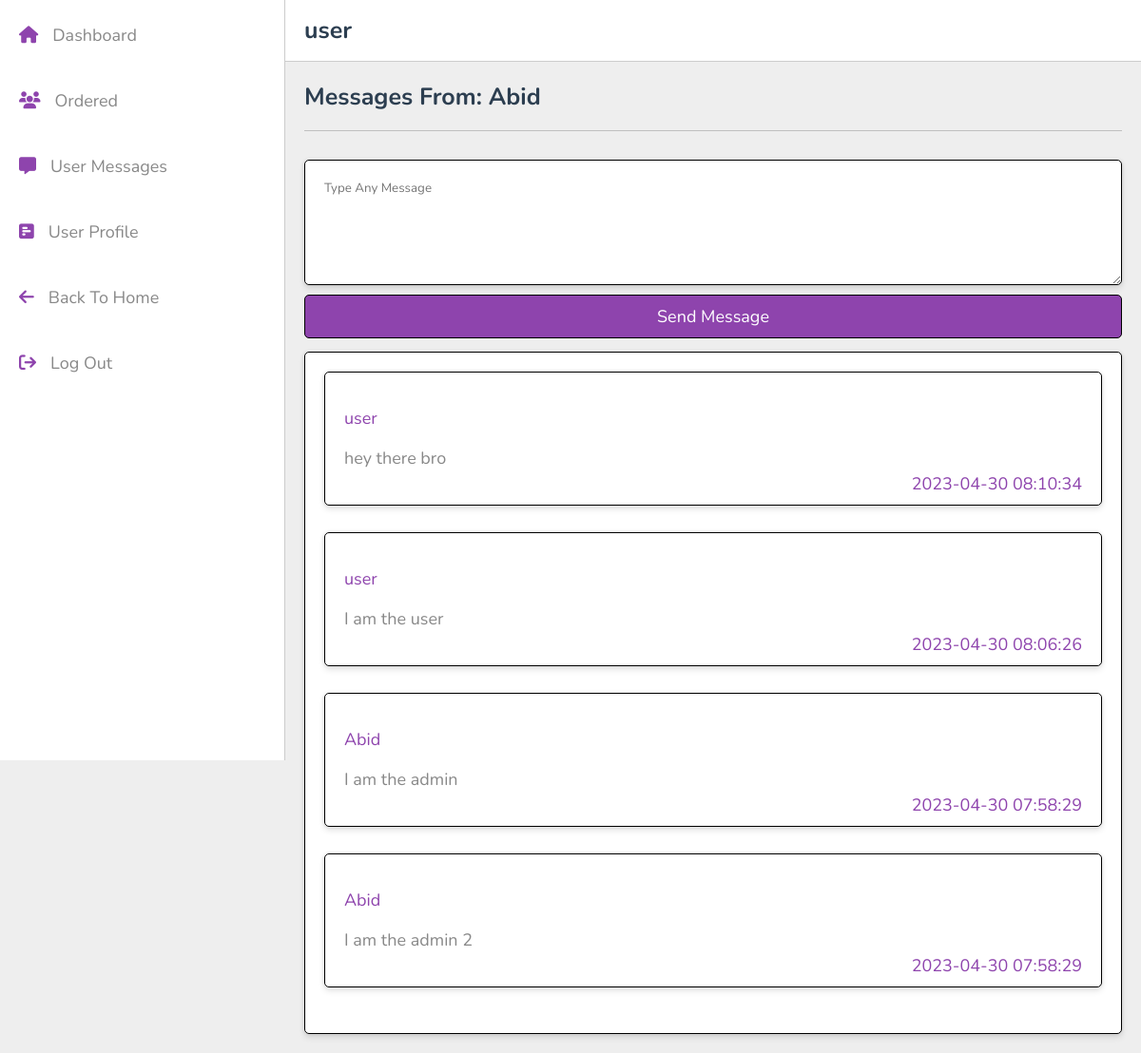
The app's page /user_message_details.php?job_seeker_id=3 (signed in) with its own data.
### tables this page shows
CREATE TABLE `users` (
  `id` int(100) NOT NULL,
  `name` varchar(100) NOT NULL,
  `email` varchar(100) NOT NULL,
  `password` varchar(100) NOT NULL,
  `user_type` varchar(20) NOT NULL DEFAULT 'user'
);

CREATE TABLE `message` (
  `message_id` int(100) NOT NULL,
  `message_sender_id` int(100) NOT NULL,
  `message_receiver_id` int(100) NOT NULL,
  `message_detail` varchar(100) NOT NULL,
  `message_time` timestamp NOT NULL DEFAULT current_timestamp() ON UPDATE current_timestamp()
);

### user_message_details.php (the view, shortened to what this page needs)
<?php
include 'config.php';
?>
<!DOCTYPE html>
<html lang="en">
<head>
   <link rel="stylesheet" href="https://cdnjs.cloudflare.com/ajax/libs/font-awesome/6.2.0/css/all.min.css">
   <link rel="stylesheet" href="css/user_style.css">
</head>
<body>
<?php include 'user_header.php'; ?>
<section class="quick-select">
    <h1 class="heading">
            <?php
            $temp_id = $_GET['job_seeker_id'];
            $userMessage = mysqli_query($conn, "SELECT name FROM `users` WHERE id='$temp_id'") or die('query failed');
            if(mysqli_num_rows($userMessage) > 0){
                $row = mysqli_fetch_assoc($userMessage);
                echo 'Messages From: '.$row['name'];
            }
            ?>
    </h1>
<form method="post">
  <div class="box-container">
    <textarea type="text" name="message_detail" cols="150" rows="5" class="box" required placeholder="Type Any Message"></textarea>
  </div>
  <input type="submit" value="Send Message" name="send_message" class="btn" style="border: 1px solid black;">
</form>
<br>
<div class="box-container">
<?php
        $user_id = $_SESSION['user_id'];
        $admin_id = $_GET['job_seeker_id'];
        $select_post = mysqli_query($conn, "SELECT
        users.name as user_name,
        message.message_time,
        message.message_detail
    FROM
        message
        JOIN users ON message.message_sender_id = users.id
    WHERE
        (message.message_receiver_id = '$user_id' AND message.message_sender_id = '$admin_id') OR (message.message_receiver_id = '$admin_id' AND message.message_sender_id = '$user_id')
    ORDER BY
        message_time DESC
    ") or die('query failed');
        if(mysqli_num_rows($select_post) > 0){
        ?>
        <div class="box">
        <?php while($fetch_job = mysqli_fetch_assoc($select_post)){ ?>
            <div class="box">
            <p> <span><?php echo $fetch_job['user_name']; ?></span> </p>
            <p> <?php echo $fetch_job['message_detail']; ?></span> </p>
            <p> <span class="details"><span><?php echo $fetch_job['message_time']; ?></span> </p>
            </div>
            <br>
            <br>
        <?php } ?>
        </div>
        <?php
        }else{
        echo '<div class="box"><p class="empty">Empty Message Box</p></div>';
        }
        ?>
</div>
</section>
</body>
</html>

### css/user_style.css (style rules this page uses)
:root { --main-color:#8e44ad; --red:#e74c3c; --oragen:#f39c12; --white:#fff; --black:#2c3e50; --light-color:#888; --light-bg:#eee; --border:.1rem solid rgba(0,0,0,.2); }
* { font-family: 'Nunito', sans-serif; margin: 0; padding: 0; box-sizing: border-box; outline: none; border: none; text-decoration: none; }
html { font-size: 62.5%; overflow-x: hidden; }
body { background-color: var(--light-bg); padding-left: 30rem; }
section { padding:2rem; max-width: 1200px; margin: 0 auto; }
.btn, .option-btn, .delete-btn, .inline-btn, .inline-option-btn, .inline-delete-btn { border-radius: .5rem; padding: 1rem 3rem; font-size: 1.8rem; color: #fff; margin-top: 1rem; text-transform: capitalize; cursor: pointer; text-align: center; }
.btn, .option-btn, .delete-btn { display: block; width: 100%; }
.btn, .inline-btn { background-color: var(--main-color); }
.heading { padding-bottom: 1.8rem; border-bottom: var(--border); font-size: 2.5rem; color: var(--black); text-transform: capitalize; margin-bottom: 3rem; }
.quick-select .box-container { display: grid; grid-template-columns: repeat(auto-fit, minmax(27.5rem, 1fr)); gap: 1.5rem; align-items: flex-start; justify-content: center; }
.quick-select .box-container .box { border-radius: .5rem; background-color: var(--white); padding: 2rem; border-radius: .5rem; background-color: var(--white); border: 1px solid black; box-sizing: border-box; box-shadow: 0 4px 6px rgba(0,0,0,0.1), 0 0 4px rgba(0,0,0,0.1); }
.quick-select .box-container .box p { line-height: 1.5; padding-top: 1.5rem; color: var(--light-color); font-size: 1.8rem; }
.quick-select .box-container .box p span { color: var(--main-color); }

### user_message_details.php (style rules this page uses)
.box p { position: relative; }
.box .details { position: absolute; top: 0; right: 0; }

### records on screen
users: name "Abid"
message: users.name "user", message_detail "hey there bro", message_time "2023-04-30 08:10:34"
message: users.name "user", message_detail "I am the user", message_time "2023-04-30 08:06:26"
message: users.name "Abid", message_detail "I am the admin", message_time "2023-04-30 07:58:29"
message: users.name "Abid", message_detail "I am the admin 2", message_time "2023-04-30 07:58:29"

### other values on screen
$_SESSION['user_name'] "user"
